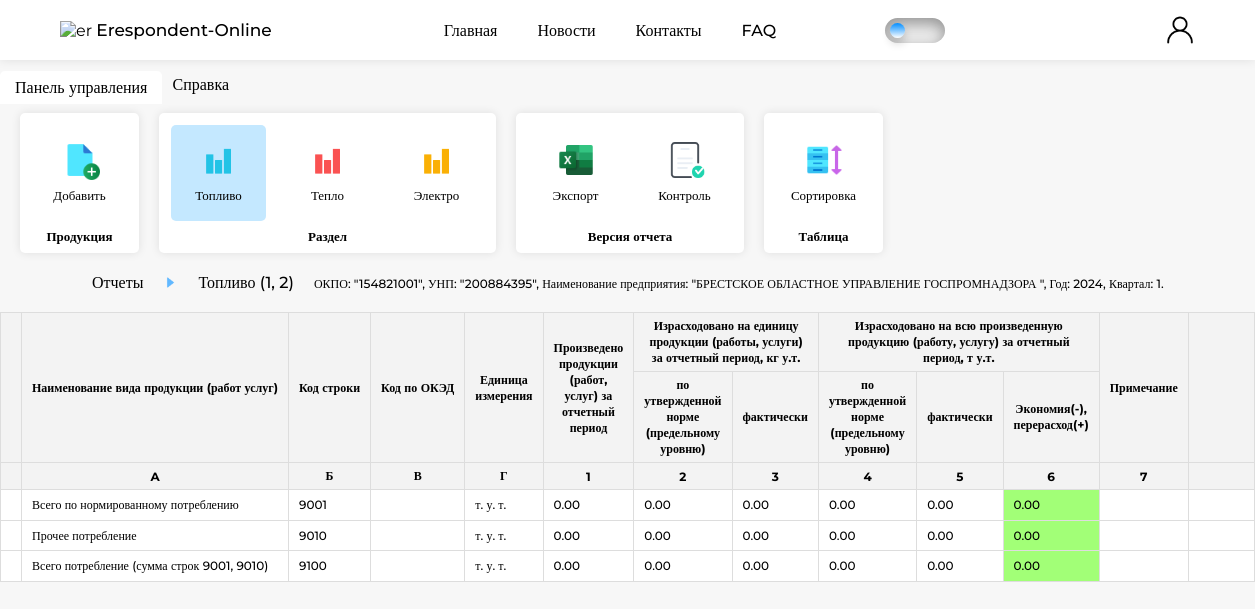
The app's page /report_area/fuel/2 (signed in) with its own data.
### website/models.py (models this page shows)
class Report(db.Model):
    __tablename__ = 'report'
    id = db.Column(db.Integer, primary_key=True)
    okpo = db.Column(db.Integer)
    organization_name = db.Column(db.String(50))
    year = db.Column(db.Integer)
    quarter = db.Column(db.Integer)
    user_id = db.Column(db.Integer, db.ForeignKey('user.id'))
    time_of_receipt = db.Column(db.Date)
    versions = relationship('Version_report', backref='report')

class Version_report(db.Model):
    __tablename__ = 'version_report'
    id = db.Column(db.Integer, primary_key=True)
    begin_time = db.Column(db.Date, default=datetime.now())
    change_time = db.Column(db.Date)
    control = db.Column(db.Boolean, default=False)
    agreed = db.Column(db.Boolean, default=False)
    sent = db.Column(db.Boolean, default=False)
    status = db.Column(db.String(20))
    sent_time = db.Column(db.Date)
    agreed_time = db.Column(db.Date)
    fio = db.Column(db.String(30))
    telephone = db.Column(db.String(20))
    email = db.Column(db.String(50))
    report_id = db.Column(db.Integer, db.ForeignKey('report.id'))
    sections = db.relationship('Sections', backref='version_report', lazy=True, cascade="all, delete-orphan")

class Organization(db.Model):
    __tablename__ = 'organization'
    id = db.Column(db.Integer, primary_key=True)
    full_name = db.Column(db.String(100))
    okpo = db.Column(db.Integer)
    ynp = db.Column(db.Integer)
    district = db.Column(db.String(50))
    city = db.Column(db.String(50))
    ministry = db.Column(db.String(50))

class DirProduct(db.Model):
    __tablename__ = 'DirProduct'
    IdProduct = db.Column(db.Integer, primary_key = True)
    CodeProduct = db.Column(db.String(4000))
    NameProduct = db.Column(db.String(4000))
    IsFuel = db.Column(db.Boolean)
    IsHeat = db.Column(db.Boolean)
    IsElectro = db.Column(db.Boolean)
    IdUnit = db.Column(db.Integer, db.ForeignKey('DirUnit.IdUnit'))
    DateStart = db.Column(db.Date)
    DateEnd = db.Column(db.Date)
    unit = relationship("DirUnit", foreign_keys=[IdUnit], backref="products")

class DirUnit(db.Model):
    __tablename__ = 'DirUnit'
    IdUnit = db.Column(db.Integer, primary_key = True)
    CodeUnit = db.Column(db.String(4000))
    NameUnit = db.Column(db.String(4000))

### website/views.py (the view)
@views.route('/report_area/fuel/<int:id>')
@profile_complete
@login_required
@owner_only
def report_fuel(id):
    dirUnit = DirUnit.query.filter_by().all()
    dirProduct = DirProduct.query.filter(DirProduct.IsFuel == True, ~DirProduct.CodeProduct.in_(['9001', '9010', '9100'])).order_by(asc(DirProduct.CodeProduct)).all()
    current_version = Version_report.query.filter_by(id=id).first()
    current_report = Report.query.filter_by(id=current_version.report_id).first()
    sections = Sections.query.filter_by(id_version=current_version.id, section_number=1).all()
    if not sections:
        sections_data = [
            (id, 288, 9100, 1, '', 0.00, 0.00, 0.00, 0.00, 0.00, 0.00, ''),
            (id, 285, 9010, 1, '', 0.00, 0.00, 0.00, 0.00, 0.00, 0.00, ''),
            (id, 282, 9001, 1, '', 0.00, 0.00, 0.00, 0.00, 0.00, 0.00, ''),
        ]
        for data in sections_data:
            section = Sections(
                id_version=data[0],
                id_product=data[1],
                code_product=data[2],
                section_number=data[3],
                Oked=data[4],
                produced=data[5],
                Consumed_Quota=data[6],
                Consumed_Fact=data[7],
                Consumed_Total_Quota=data[8],
                Consumed_Total_Fact=data[9],
                total_differents = data[10],
                note=data[11]
            )
            db.session.add(section)
        db.session.commit()
    sections = Sections.query.filter_by(id_version=current_version.id, section_number=1).order_by(desc(Sections.id)).all()
    return render_template('report_fuel.html',
        sections=sections,
        dirUnit=dirUnit,
        dirProduct=dirProduct,
        current_user=current_user,
        current_report=current_report,
        current_version=current_version
    )

### website/templates/report_fuel.html (shortened to what this page needs)
{% extends "base.html" %}
{% block content %}
<div class = "report-area_page">
    <div class = "report-area_menu">
        <div class="report-area_podmenu">
            <label for="tab1" class="report-area_menu-name">Панель управления</label>
            <div class="content-podmenu">
                <nav>
                    <ul>
                        <section>
                            <div class = "functions_menu">
                                <li data-action="link_addSection_modal">
                                    <img src="{{ url_for('static', filename='img/icon_new_file.png')}}" alt="">
                                    <a>Добавить</a>
                                </li>
                            </div>
                            <a class="functions_menu_name">
                                Продукция
                            </a>
                        </section>
                        <section>
                            <div class = "functions_menu">
                                <li onclick="window.location.href='/report_area/fuel/{{current_version.id}}'" class = "activefunctions_menu">
                                    <img src="{{ url_for('static', filename='img/Toplivo.png')}}" alt="">
                                    <a>Топливо</a>
                                </li>
                                <li onclick="window.location.href='/report_area/heat/{{current_version.id}}'">
                                    <img src="{{ url_for('static', filename='img/Teplo.png')}}" alt="">
                                    <a>Тепло</a>
                                </li>
                                <li onclick="window.location.href='/report_area/electro/{{current_version.id}}'"  >
                                    <img src="{{ url_for('static', filename='img/Electro.png')}}" alt="">
                                    <a>Электро</a>
                                </li>
                            </div>
                            <a class="functions_menu_name">
                                Раздел
                            </a>
                        </section>
                        <section>
                            <div class = "functions_menu">
                                <li id = "export-table-btn">
                                    <img src="{{ url_for('static', filename='img/icon_excel.png')}}" alt="">
                                    <a>Экспорт</a>
                                </li>
                                <li id="control-report-btn">
                                    <img src="{{ url_for('static', filename='img/icon_control.png')}}" alt="">
                                    <a>Контроль</a>
                                </li>
                            </div>
                            <a class="functions_menu_name">
                                Версия отчета
                            </a>
                        </section>
                        <section>
                            <div class = "functions_menu">
                                <li onclick="sortTable()">
                                    <img src="{{ url_for('static', filename='img/icon_sort.png')}}" alt="">
                                    <a>Сортировка</a>
                                </li>
                            </div>
                            <a class="functions_menu_name">
                                Таблица
                            </a>
                        </section>
                    </ul>
                </nav>
            </div>
        </div>
        <div class="report-area_podmenu">
            <label for="tab2" class="report-area_menu-name">Справка</label>
        </div>
    </div>
    <div class = "rotation-fromareas" >
        <div class = "rotation-fromareas_info">
            <span>
                <a class = "hover_a" href="/report_area">Отчеты</a>
            </span>
            <span>
                <img class = "img_black" src="{{ url_for('static', filename='img/icon_arroy.png')}}" alt="">
            </span>
            <span>
                <a>Топливо ({{current_report.id}}, {{current_version.id}})</a>
            </span>
            <span>
                <a style = "font-size: 12px;">ОКПО: "{{current_report.okpo}}",
                    УНП: "{{current_user.organization.ynp}}",
                    Наименование предприятия: "{{current_report.organization_name}}",
                    Год: {{current_report.year}},
                    Квартал: {{current_report.quarter}}. </a>
            </span>
        </div>
    </div>
    <div class = "report-area">
        <table class = "table_report-area">
            <thead class="order-table_titels">
                <tr>
                    <th class="resizable" rowspan="2"></th>
                    <th class="resizable" style = "white-space: nowrap;" rowspan="2">Наименование вида продукции (работ услуг)<div class="resizer"></div></th>
                    <th class="resizable" rowspan="2" style = "white-space: nowrap;">Код строки<div class="resizer"></div></th>
                    <th class="resizable" rowspan="2" style = "white-space: nowrap;">Код по ОКЭД<div class="resizer"></div></th>
                    <th class="resizable" rowspan="2">Единица измерения<div class="resizer"></div></th>
                    <th class="resizable" rowspan="2">Произведено продукции (работ, услуг) за отчетный период<div class="resizer"></div></th>
                    <th class="resizable" colspan="2">Израсходовано на единицу продукции (работы, услуги) за отчетный период, кг у.т.<div class="resizer"></div></th>
                    <th class="resizable" colspan="3">Израсходовано на всю произведенную продукцию (работу, услугу) за отчетный период, т у.т.<div class="resizer"></div></th>
                    <th class="resizable" rowspan="2">Примечание<div class="resizer"></div></th>
                    <th rowspan="2"></th>
                </tr>
                <tr>
                    <th class="resizable">по утвержденной норме (предельному уровню)<div class="resizer"></div></th>
                    <th class="resizable">фактически<div class="resizer"></div></th>
                    <th class="resizable">по утвержденной норме (предельному уровню)<div class="resizer"></div></th>
                    <th class="resizable">фактически<div class="resizer"></div></th>
                    <th class="resizable" style = "width: 80px;">Экономия(-), перерасход(+)<div class="resizer"></div></th>
                </tr>
                <tr>
                    <th></th>
                    <th class="resizable">A<div class="resizer"></div></th>
                    <th class="resizable">Б<div class="resizer"></div></th>
                    <th class="resizable">В<div class="resizer"></div></th>
                    <th class="resizable">Г<div class="resizer"></div></th>
                    <th class="resizable">1<div class="resizer"></div></th>
                    <th class="resizable">2<div class="resizer"></div></th>
                    <th class="resizable">3<div class="resizer"></div></th>
                    <th class="resizable">4<div class="resizer"></div></th>
                    <th class="resizable">5<div class="resizer"></div></th>
                    <th class="resizable">6<div class="resizer"></div></th>
                    <th class="resizable">7<div class="resizer"></div></th>
                    <th rowspan="2"></th>
                </tr>
            </thead>
            <tbody>
                {% for row in sections %}
                <tr class = "section_row" data-id="{{ row.id }}" >
                    <td>
                    </td>
                    <td>
                        <input
                            class = "product-name_fuel"
                            type = "text"
                            value = "{{ row.product.NameProduct }}"
                            readonly
                        >
                    </td>
                    <td>
                        <input
                            name = "code_product"
                            value = "{{ row.code_product }}"
                            readonly
                        >
                    </td>
                    <td>
                        <input
                            name = "Oked_fuel"
                            value = "{{ row.Oked }}"
                            readonly
                        >
                    </td>
                    <td>
                        <input
                            style = "white-space: nowrap; text-align: left;"
                            name = ""
                            value = "{{ row.product.unit.NameUnit }}"
                            readonly
                        >
                    </td>
                    <td>
                        <input
                            name = "produced_fuel"
                            value = "{{ row.produced }}"
                            readonly
                        >
                    </td>
                    <td>
                        <input
                            name = "Consumed_Quota_fuel"
                            value = "{{ row.Consumed_Quota }}"
                            readonly
                        >
                    </td>
                    <td>
                        <input
                            name = "Consumed_Fact_fuel"
                            value = "{{ row.Consumed_Fact }}"
                            readonly
                        >
                    </td>
                    <td>
                        <input
                            name = "Consumed_Total_Quota_fuel"
                            value = "{{ row.Consumed_Total_Quota }}"
                            readonly
                        >
                    </td>
                    <td>
                        <input
                            name = "Consumed_Total_Fact_fuel"
                            value = "{{ row.Consumed_Total_Fact }}"
                            readonly
                        >
                    </td>
                    {% if row.total_differents is not none and (row.total_differents < 0.0 or row.total_differents == 0.00) %}
                        <td style="background-color: #a2ff77;">
                            <input
                                style="background-color: #a2ff77; color: black;"
                                name="row_total_differents"
                                value="{{ row.total_differents }}"
                                readonly
                            >
                        </td>
                    {%endif%}
                    <td>
                        <input
                            name = "note_fuel"
                            value = "{{ row.note }}"
                            readonly
                        >
                    </td>
                    <td colspan="2"></td>
                </tr>
                {%endfor%}
            </tbody>
        </table>
    </div>
</div>
{% endblock %}

### website/templates/base.html (shortened to what this page needs)
<!DOCTYPE html>
<html>
  <head>
    <link rel="stylesheet" href="{{ url_for('static', filename='css/base.css') }}">
  </head>
  <body>
    <header>
      <div class="header-left">
          <img src="" alt="er">
         <a href="/">Erespondent-Online</a>
      </div>
      <div class="header-center">
        <nav>
          <ul>
              <li onclick="window.location.href='/'">Главная</li>
              <li onclick="window.location.href=''">Новости</li>
              <li onclick="window.location.href=''" >Контакты</li>
              <li onclick="window.location.href='/FAQ'" >FAQ</li>
          </ul>
        </nav>
      </div>
      <div class="header-right">
        <label for="darkmode-toggle">
        </label>
        {% if current_user.is_authenticated %}
        <div class="user-container">
            <img
              onclick="window.location.href='/account'"
              class = "icon_black"
              src="{{ url_for('static', filename='img/icon_black-user.png')}}" alt="">
        </div>
        {% else %}
          <li onclick="window.location.href='/login'" >Войти</li>
        {% endif %}
      </div>
    </header>
    <main>
    {% block content %}
    {% endblock %}
    </main>
  </body>
</html>

### records on screen
Report: id "1", okpo "154821001", organization_name "БРЕСТСКОЕ ОБЛАСТНОЕ УПРАВЛЕНИЕ ГОСПРОМНАДЗОРА", year "2024", quarter "1"
Version_report: id "2"
Organization: organization.ynp "200884395"
DirProduct: product.NameProduct "Всего по нормированному потреблению"
DirUnit: product.unit.NameUnit "т. у. т." "т. у. т." "т. у. т."
DirProduct: product.NameProduct "Прочее потребление"
DirProduct: product.NameProduct "Всего потребление (сумма строк 9001, 9010)"
